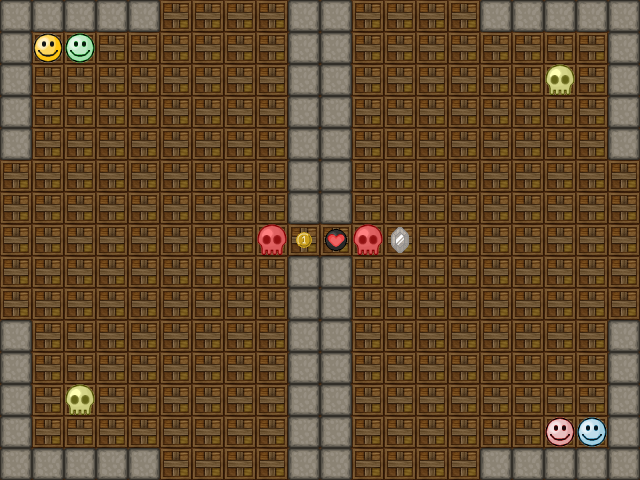

The image is a tile-based game level rendered from a .tmx file. Its description and source (layers, tilesets, objects; grid data summarised) follow:
An orthogonal 20x15 tile map with 32x32 px tiles, 2 tile layers (background, map), 2 tilesets and 2 objects.

<map version="1.0" orientation="orthogonal" renderorder="right-down" width="20" height="15" tilewidth="32" tileheight="32" nextobjectid="3">
 <properties>
  <property name="type" value="classic" />
 </properties>
 <tileset firstgid="1" name="Sprite" tilewidth="32" tileheight="32" tilecount="64" columns="8">
  <image source="../../tileset/sprite.png" width="256" height="256" />
  <tile id="2" probability="2" />
  <tile id="3" probability="0.25" />
 </tileset>
 <tileset firstgid="65" name="Background" tilewidth="32" tileheight="32" tilecount="64" columns="8">
  <image source="../../tileset/background.png" width="256" height="256" />
 </tileset>
 <layer name="background" width="20" height="15">
  <data>[300 cells, 300 non-empty, 1 distinct tile ids]</data>
 </layer>
 <layer name="map" width="20" height="15">
  <data>[300 cells, 75 non-empty, 10 distinct tile ids]</data>
 </layer>
 <objectgroup name="paths">
  <object id="1" x="72" y="391">
   <polyline points="0,0 1,-320 162,-319 159,2" />
  </object>
  <object id="2" x="553" y="74">
   <polyline points="0,0 -1,317 -161,318 -162,-1" />
  </object>
 </objectgroup>
</map>
